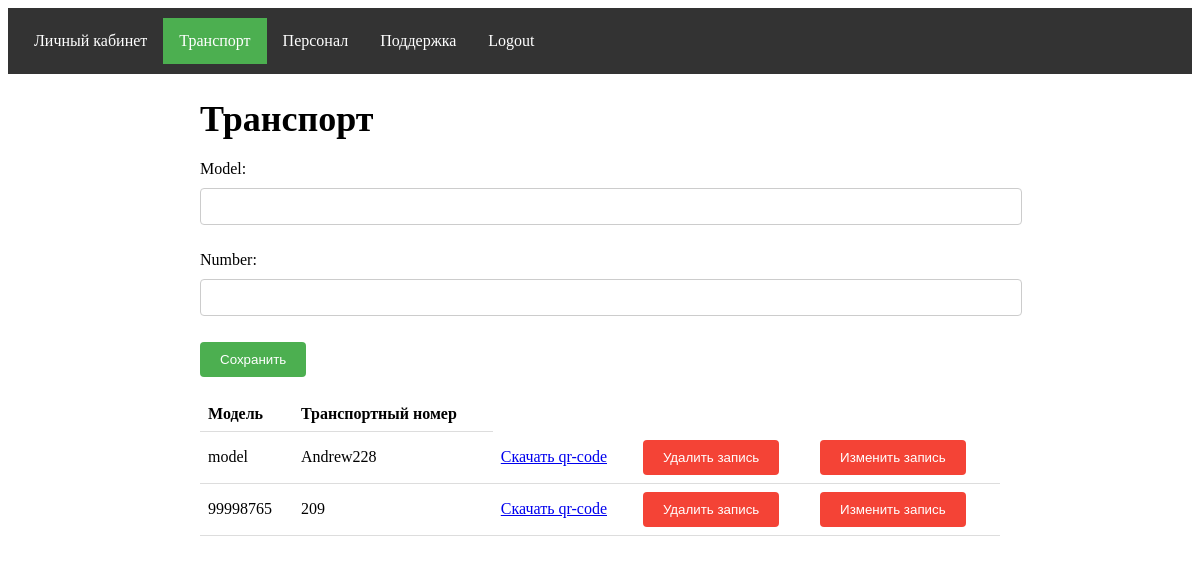
/transport/ (signed in), run on the app's committed database.
### main/models.py (models this page shows)
class Transport(models.Model):
    user = models.CharField(max_length=50)
    model = models.CharField(max_length=50)
    number = models.CharField(max_length=12)
    image = models.ImageField()

### main/views.py (the view)
# urls.py: path('transport/', views.transport, name='transport'),
@login_required
def transport(request):
    qr_image = True
    if request.method == 'POST':
        form = TransportForm(request.POST)
        if form.is_valid():
            user = request.user
            model = form.cleaned_data['model']
            number = form.cleaned_data['number']
            qr_image = True
            url = "http://127.0.0.1:8000/anketa/"
            otzov_by = f'{user},{number}'
            qr = qrcode.QRCode(
                version=1,
                error_correction=qrcode.constants.ERROR_CORRECT_L,
                box_size=10,
                border=4,
            )
            data = url + "?otzov_by=" + otzov_by
            qr.add_data(data)
            qr.make(fit=True)
            img = qr.make_image(fill_color="black", back_color="white")
            img.save(f'media/qr/{model}_{number}.png')
            Transport.objects.create(user=user,
                                     model=model,
                                     number=number,
                                     image=f'../media/qr/{model}_{number}.png'
                                     )
            return redirect('transport')
    else:
        form = TransportForm()
    transport = Transport.objects.filter(user=request.user)
    return render(request, 'transport.html', {'form': form, 'transport': transport, 'qr_image': qr_image})

### main/forms.py
class TransportForm(forms.ModelForm):
    class Meta:
        model = Transport
        fields = ['model', 'number']

### templates/transport.html (shortened to what this page needs)
<!DOCTYPE html>
<html lang="en">
<head>
    {% load static %}
    <link rel="stylesheet" href="{% static 'css/transport_style.css' %}">
</head>
<body>
    <header>
        <nav>
            <ul>
                <li><a href="{% url 'home' %}">Личный кабинет</a></li>
                <li class="active"><a href="{% url 'transport' %}">Транспорт</a></li>
                <li><a href="{% url 'personal' %}">Персонал</a></li>
                <li><a href="{% url 'support' %}">Поддержка</a></li>
                  {% if user.is_authenticated %}
                <li><a href="{% url 'logout'%}?next={{request.path}}">Logout</a></li>
                  {% else %}
                <li><a href="{% url 'login'%}?next={{request.path}}">Login</a></li>
                  {% endif %}
            </ul>
        </nav>
    </header>
    <main>
        <h1>Транспорт</h1>
        <form action="{% url 'transport' %}" method="post">
          {% for f in form %}
          <p>
            <label for="{{f.id_for_label}}" class="form-label">{{f.label}}:</label>
            {{f}}
          </p>
          {% endfor %}
          <button type="submit">Сохранить</button>
        </form>
        <table id="transport-table">
            <thead>
                <tr>
                    <th>Модель</th>
                    <th>Транспортный номер</th>
                </tr>
            </thead>
            <tbody>
            {% for i in transport %}
          <tr>
            <td>{{i.model}}</td>
            <td>{{i.number}}</td>
              {% if qr_image %}
              <td><a href={{i.image}} download>Скачать qr-code</a></td>
              {% endif %}
              <td><button>Удалить запись</button></td>
              <td><button>Изменить запись</button></td>
          </tr>
          {% endfor %}
            </tbody>
        </table>
    </main>
</body>
</html>

### static/css/transport_style.css (style rules this page uses)
header { background-color: #333; color: #fff; padding: 10px; }
nav ul { list-style-type: none; margin: 0; padding: 0; overflow: hidden; }
nav li { float: left; }
nav li a { display: block; color: white; text-align: center; padding: 14px 16px; text-decoration: none; }
nav li.active { background-color: #4CAF50; }
main { margin: 20px auto; max-width: 800px; }
h1 { font-size: 36px; margin-bottom: 20px; }
form { margin-bottom: 20px; }
label { display: block; margin-bottom: 10px; }
input[type="text"], input[type="password"] { padding: 10px; width: 100%; border: 1px solid #ccc; border-radius: 4px; margin-bottom: 10px; }
button[type="submit"] { background-color: #4CAF50; color: white; padding: 10px 20px; border: none; border-radius: 4px; cursor: pointer; }
table { border-collapse: collapse; width: 100%; }
th, td { text-align: left; padding: 8px; border-bottom: 1px solid #ddd; }
button { background-color: #f44336; color: white; padding: 10px 20px; border: none; border-radius: 4px; cursor: pointer; }

### data on the page
Transport: model "model", number "Andrew228"
Transport: model "99998765", number "209"

### other printed values
{{ f.label }} "Model" "Number"
